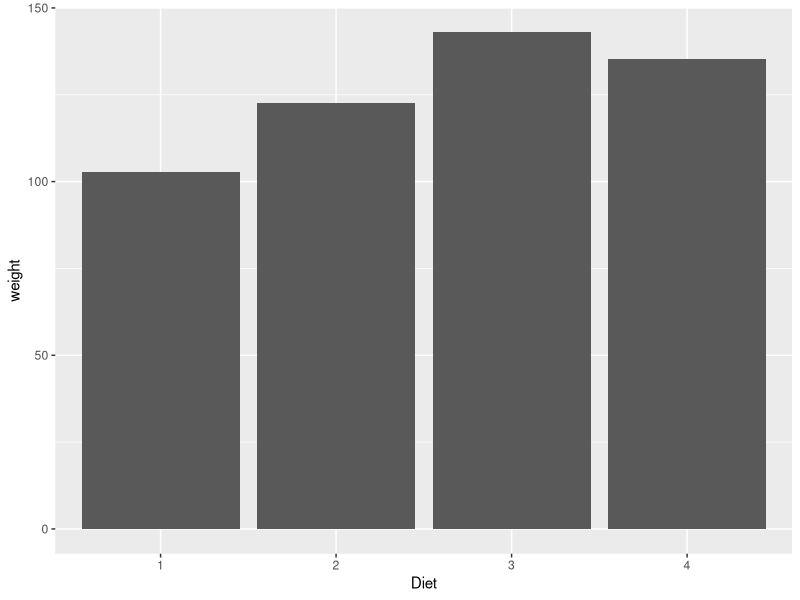
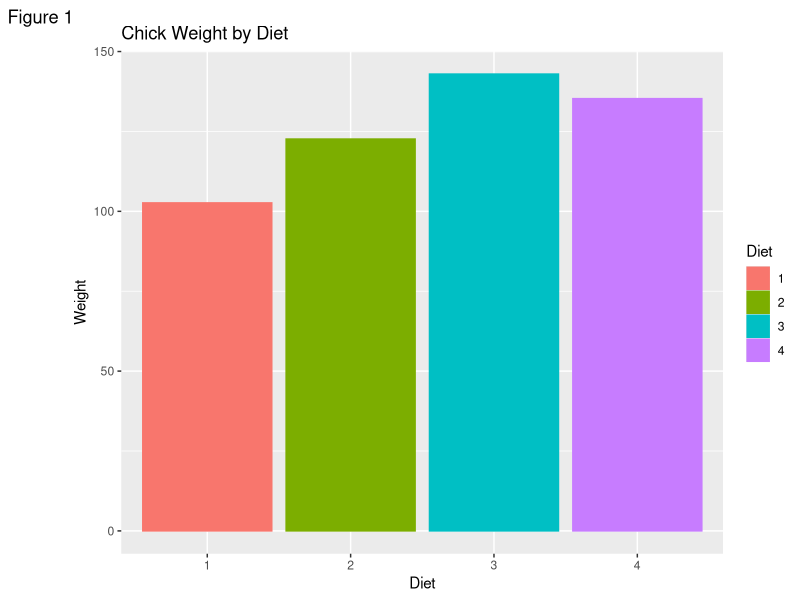

The R source for these figures, in order:
## ---- chunk 1
knitr::opts_chunk$set(echo = TRUE)

library(ggplot2)
library(dplyr)
library(tidyverse)
## ---- chunk 2
data()
## ---- chunk 3
#View(ChickWeight)
#?ChickWeight
## ---- chunk 4
glimpse(ChickWeight)
head(ChickWeight)
names(ChickWeight)
missing <- !complete.cases(ChickWeight)
ChickWeight[missing]
## ---- chunk 5
chickens_wide <- ChickWeight |> 
  pivot_wider(id_cols = c(Time, Chick), 
              names_from = Diet, 
              values_from = weight)

head(chickens_wide)
## ---- chunk 6
chicken_data <- ChickWeight

summary <- summary(chicken_data)

print(summary)
## ---- chunk 7
chicken_diets <- chicken_data |>
  group_by(Diet)|>
  summarize(
    mean = mean(weight),
    sd = sd(weight),
    min = min(weight),
    max = max(weight)
  )

print(chicken_diets)
## ---- chunk 8
ggplot(chicken_data) +
  aes(x = Diet, y = weight) +
  geom_bar(stat = "summary", fun = "mean")
## ---- chunk 9
ggplot(chicken_data) +
  aes(x = Diet, y = weight, color = Diet, fill = Diet) +
  geom_bar(stat = "summary", fun = "mean") +
  labs(
    title = "Chick Weight by Diet",
    tag = "Figure 1",
    x = "Diet",
    y = "Weight"
)
## ---- chunk 10
anova <- aov(weight ~ Diet, data = chicken_data)

anova_output <- summary(anova)

print(anova_output)
## ---- chunk 11
TukeyHSD(anova)
